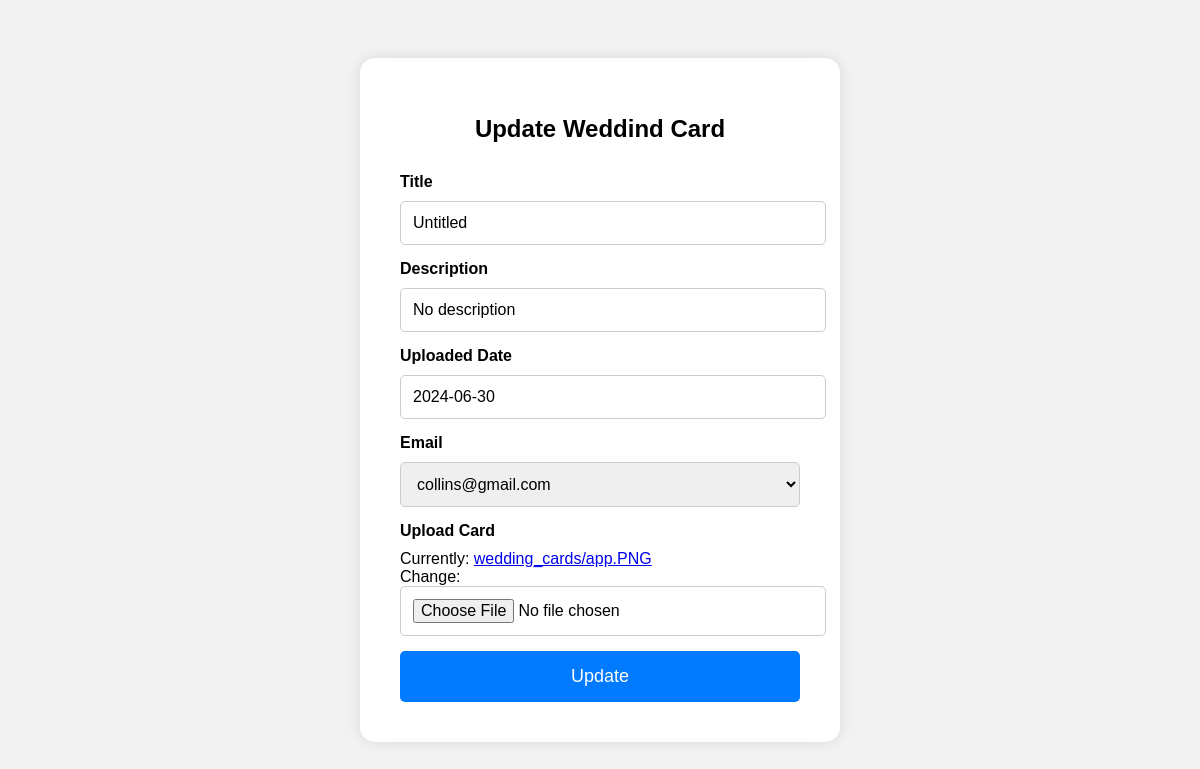
The app's page /update_wedding/1/ with its own data.
### task/models.py (models this page shows, shortened)
class WeddingCards(models.Model):
    title = models.CharField(max_length=50, default="Untitled", null=True, blank=True)
    description = models.CharField(max_length=100, default="No description", null=True, blank=True)
    uploaded_date = models.DateField(null=True, default=timezone.now)
    email = models.ForeignKey(MyUser, on_delete=models.PROTECT)
    email_count = models.PositiveIntegerField(default=0)
    download_count = models.PositiveBigIntegerField(default=0)
    upload_card = models.FileField(upload_to="wedding_cards/")

### task/views.py (the view)
# urls.py: path('update_wedding/<int:pk>/', views.update_wedding, name='update_wedding'),
def update_wedding(request, pk):
    return update_form(request, pk, WeddingForm, 'task/wedding/wedding_form_update.html')

### task/forms.py
class WeddingForm(forms.ModelForm):
    class Meta:
        model = WeddingCards
        fields = ['title', 'description', 'uploaded_date', 'email', 'upload_card']

### task/views.py (called while the page is built)
def update_form(request, pk, form_class, template_name):
    users = MyUser.objects.all()
    instance = get_object_or_404(form_class.Meta.model, id=pk)
    if request.method == 'POST':
        form = form_class(request.POST, request.FILES, instance=instance)
        if form.is_valid():
            form.save()
            return redirect('/')
    else:
        form = form_class(instance=instance)
    context = {
        'users': users,
        'form': form,
        'instance': instance
    }
    return render(request, template_name, context)

### task/templates/task/wedding/wedding_form_update.html
{% extends 'task/CRUD/update_general_form.html' %}
{% block head %}
<h1>Update Weddind Card</h1>
{% endblock %}

### task/templates/task/CRUD/update_general_form.html (shortened to what this page needs)
{% load static %}
<!DOCTYPE html>
<html>
<head>
    <link rel="stylesheet" href="{% static 'css/forms.css' %}">
</head>
<body>
    <div class="form-container">
        {% block head %}
        {% endblock %}
        <form method="POST" enctype="multipart/form-data">
            <label for="title">Title</label>
            {{form.title}}
            <label for="description">Description</label>
            {{form.description}}
            <label for="uploaded_date">Uploaded Date</label>
            {{form.uploaded_date}}
            <label for="email">Email</label>
            <select id="email" name="email">
        {% for user in users %}
    <option value="{{ user.id }}">{{ user.email }}</option>
{% endfor %}
</select>
            <label for="upload_card">Upload Card</label>
            {{form.upload_card}}
            <button type="submit">Update</button>
        </form>
    </div>
</body>
</html>

### static/css/forms.css (style rules this page uses)
body { display: flex; justify-content: center; align-items: center; height: 100vh; margin: 0; font-family: Arial, sans-serif; background-color: #f2f2f2; }
.form-container { background-color: #fff; padding: 40px; border-radius: 15px; box-shadow: 0 0 15px rgba(0, 0, 0, 0.1); width: 400px; }
.form-container h1 { text-align: center; margin-bottom: 30px; font-size: 24px; }
.form-container label { display: block; margin-bottom: 10px; font-weight: bold; font-size: 16px; }
.form-container input, .form-container select { width: 100%; padding: 12px; margin-bottom: 15px; border: 1px solid #ccc; border-radius: 5px; font-size: 16px; }
.form-container button { width: 100%; padding: 15px; background-color: #007BFF; border: none; color: white; font-size: 18px; border-radius: 5px; cursor: pointer; }

### records on screen
WeddingCards: title "Untitled", description "No description", uploaded_date "2024-06-30"

### other values on screen
form field email "collins@gmail.com"
